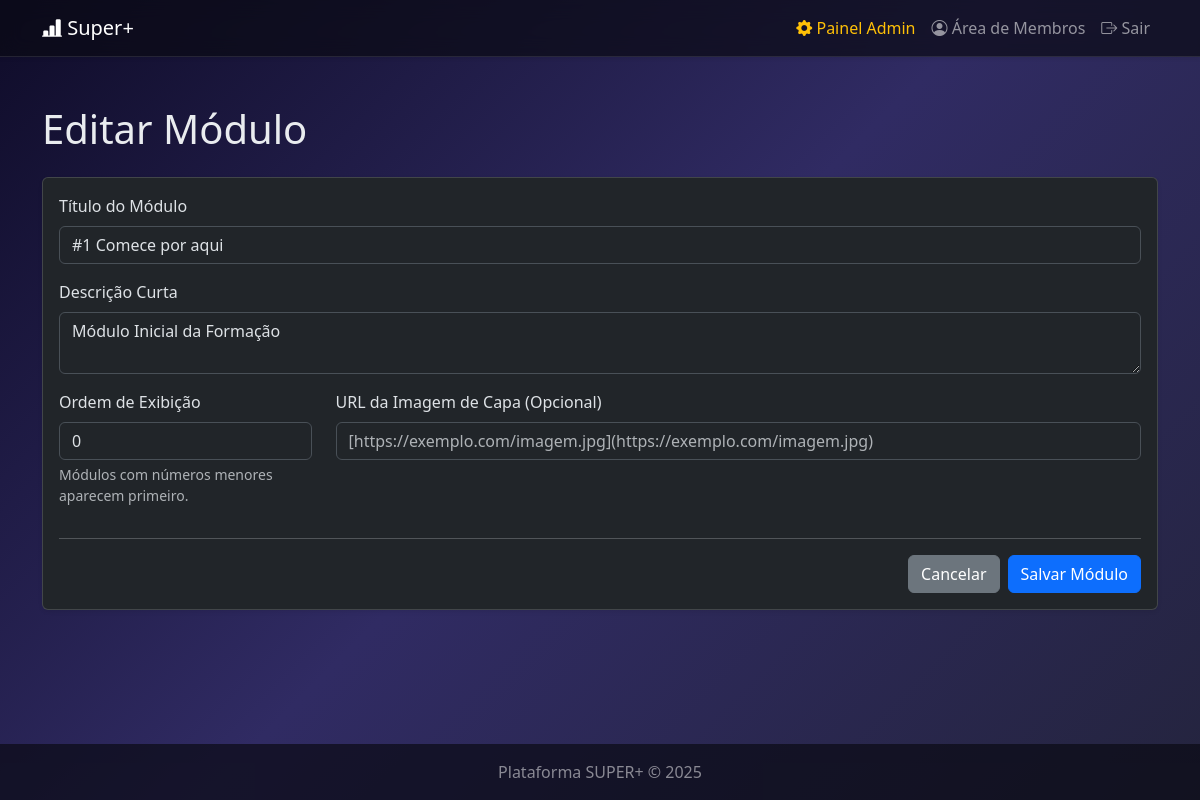
The page /admin/admin/modulos/editar/1 (signed in) on the database its author committed.
### mentoria/models.py (models this page shows)
class Modulos(db.Model):
    __tablename__ = 'modulos'
    id = db.Column(db.Integer, primary_key=True)
    titulo = db.Column(db.String(150), unique=True, nullable=False)
    descricao = db.Column(db.Text)
    ordem = db.Column(db.Integer, default=0)
    thumbnail_url = db.Column(db.String(255))
    conteudos = db.relationship('Conteudos', backref='modulo', lazy=True, cascade="all, delete-orphan")

### mentoria/admin/routes.py (the view, shortened to what this page needs)
@admin.route('/admin/modulos/editar/<int:id>', methods=['GET', 'POST'])
@admin_required
def admin_editar_modulo(id):
    modulo = Modulos.query.get_or_404(id)
    return render_template('admin/form_modulo.html', titulo="Editar Módulo", modulo=modulo)

### mentoria/admin/utils.py (called while the page is built)
def admin_required(f):
    @wraps(f)
    def decorated_function(*args, **kwargs):
        if not current_user.is_admin:
            flash("Acesso não autorizado.", "danger")
            return redirect(url_for('main.login'))
        return f(*args, **kwargs)
    return decorated_function

### mentoria/models.py (called while the page is built)
@login_manager.user_loader
def load_user(user_id):
    return Registros.query.get(int(user_id))

### mentoria/templates/admin/form_modulo.html (shortened to what this page needs)
{% extends "layout.html" %}
{% block content %}
<h1 class="mb-4">{{ titulo }}</h1>
<div class="card shadow-sm">
    <div class="card-body">
        <form method="POST" action="">
            <div class="mb-3"><label for="titulo" class="form-label">Título do Módulo</label><input type="text" class="form-control" id="titulo" name="titulo" value="{{ modulo.titulo if modulo else '' }}" required></div>
            <div class="mb-3"><label for="descricao" class="form-label">Descrição Curta</label><textarea class="form-control" id="descricao" name="descricao" rows="2">{{ modulo.descricao if modulo else '' }}</textarea></div>
            <div class="row">
                <div class="col-md-3 mb-3"><label for="ordem" class="form-label">Ordem de Exibição</label><input type="number" class="form-control" id="ordem" name="ordem" value="{{ modulo.ordem if modulo else '0' }}" required><div class="form-text">Módulos com números menores aparecem primeiro.</div></div>
                <div class="col-md-9 mb-3"><label for="thumbnail_url" class="form-label">URL da Imagem de Capa (Opcional)</label><input type="url" class="form-control" id="thumbnail_url" name="thumbnail_url" value="{{ modulo.thumbnail_url if modulo else '' }}" placeholder="[https://exemplo.com/imagem.jpg](https://exemplo.com/imagem.jpg)"></div>
            </div>
            <hr>
            <div class="d-flex justify-content-end"><a href="{{ url_for('admin.admin_lista_modulos') }}" class="btn btn-secondary me-2">Cancelar</a><button type="submit" class="btn btn-primary">Salvar Módulo</button></div>
        </form>
    </div>
</div>
{% endblock %}

### mentoria/templates/layout.html (style rules this page uses)
:root { --primary-glow: #00aaff; --secondary-glow: #aa00ff; --background-start: #0f0c29; --background-mid: #302b63; --background-end: #24243e; }
body { background: linear-gradient(135deg, var(--background-start), var(--background-mid), var(--background-end)); background-attachment: fixed; color: #e9ecef; }

### rows shown on the page
Modulos: titulo "#1 Comece por aqui", descricao "Módulo Inicial da Formação", ordem "0"

### other values the page prints
{{ titulo }} "Editar Módulo"
